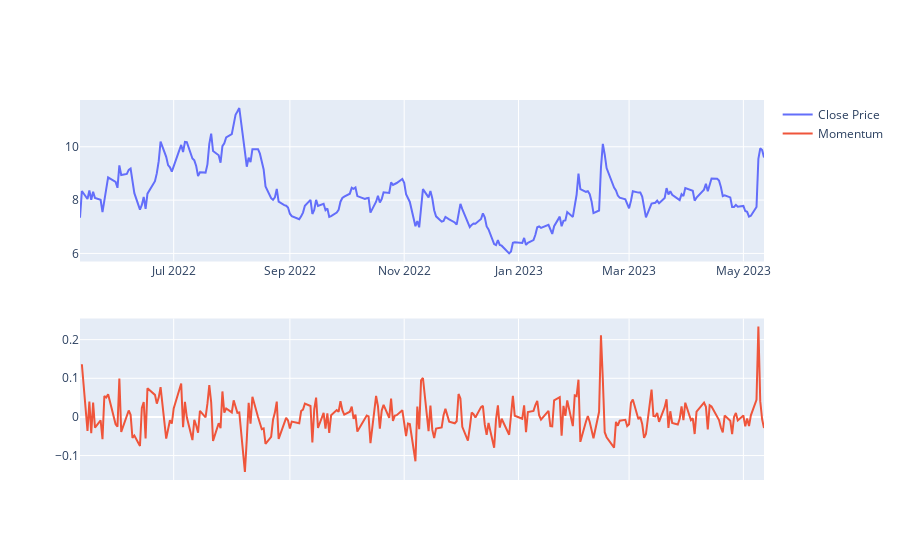

The code cell stored with this chart in its notebook:
### Code cell
# Creating subplots to show momentum and buying/selling markers
figure = make_subplots(rows=2, cols=1)
figure.add_trace(go.Scatter(x=data.index, 
                         y=data['Close'], 
                         name='Close Price'))
figure.add_trace(go.Scatter(x=data.index, 
                         y=data['momentum'], 
                         name='Momentum', 
                         yaxis='y2'))

### Figure 1 — Plotly figure (JSON) as saved in the notebook; plotly's stock layout.template omitted (floating-point values rounded to 4 significant figures; data arrays with more than 128 entries replaced by an {"elided": "..."} marker saying what was removed)
{"data": [{"name": "Close Price", "type": "scatter", "x": {"elided": "252 str values"}, "y": {"elided": "252 float values"}}, {"name": "Momentum", "type": "scatter", "x": {"elided": "252 str values"}, "y": {"elided": "252 float values"}, "yaxis": "y2"}], "layout": {"xaxis": {"anchor": "y", "domain": [0, 1]}, "xaxis2": {"anchor": "y2", "domain": [0, 1]}, "yaxis": {"anchor": "x", "domain": [0.575, 1]}, "yaxis2": {"anchor": "x2", "domain": [0, 0.425]}}}
